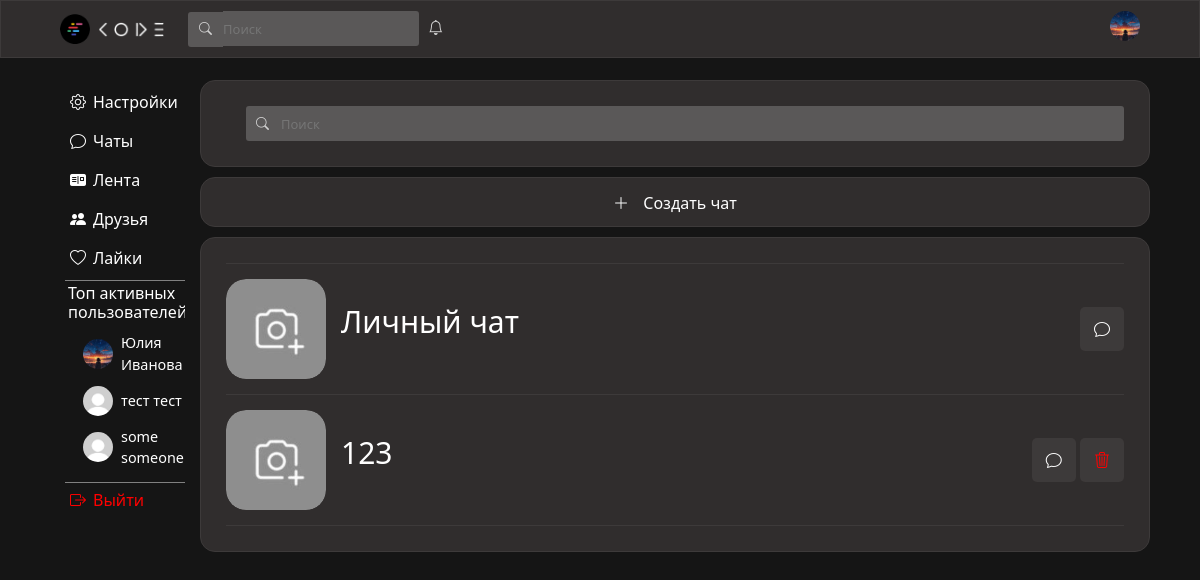
/chats (signed in), run on the app's committed database.
### data/users.py (models this page shows, shortened)
class User(SqlAlchemyBase, UserMixin, SerializerMixin):
    __tablename__ = "users"
    id = sqlalchemy.Column(sqlalchemy.Integer, primary_key=True, autoincrement=True)
    surname = sqlalchemy.Column(sqlalchemy.String)
    name = sqlalchemy.Column(sqlalchemy.String)
    age = sqlalchemy.Column(sqlalchemy.Integer)
    city = sqlalchemy.Column(sqlalchemy.String)
    email = sqlalchemy.Column(sqlalchemy.String, unique=True)
    hashed_password = sqlalchemy.Column(sqlalchemy.String)
    post_ids = sqlalchemy.Column(sqlalchemy.String)
    comment_ids = sqlalchemy.Column(sqlalchemy.String)
    post_like_ids = sqlalchemy.Column(sqlalchemy.String)
    post_like_guide_category_ids = sqlalchemy.Column(sqlalchemy.String)
    post_like_ideas_category_ids = sqlalchemy.Column(sqlalchemy.String)
    post_like_mems_category_ids = sqlalchemy.Column(sqlalchemy.String)
    post_like_common_category_ids = sqlalchemy.Column(sqlalchemy.String)
    friends_ids = sqlalchemy.Column(sqlalchemy.String)
    friends_requests = sqlalchemy.Column(sqlalchemy.String)
    own_requests = sqlalchemy.Column(sqlalchemy.String)
    chats_ids = sqlalchemy.Column(sqlalchemy.String)
    img_profile = sqlalchemy.Column(sqlalchemy.String)
    img_avatar = sqlalchemy.Column(sqlalchemy.String)
    sex = sqlalchemy.Column(sqlalchemy.String)
    private_chat_ids = sqlalchemy.Column(sqlalchemy.String)
    modified_date = sqlalchemy.Column(sqlalchemy.DateTime, default=datetime.datetime.now)
    comments = orm.relationship("Comments", back_populates='user')
    posts = orm.relationship("Posts", back_populates='user')

### data/private_chats.py (models this page shows)
class PrivateChat(SqlAlchemyBase, SerializerMixin):
    __tablename__ = "private_chats"
    id = sqlalchemy.Column(sqlalchemy.Integer, primary_key=True, autoincrement=True)
    members = sqlalchemy.Column(sqlalchemy.String)
    chat_name = sqlalchemy.Column(sqlalchemy.String)
    chat_avatar = sqlalchemy.Column(sqlalchemy.String)
    comments = sqlalchemy.Column(sqlalchemy.String)
    modified_date = sqlalchemy.Column(sqlalchemy.DateTime, default=datetime.datetime.now)
    private_chat_with_friend = sqlalchemy.Column(sqlalchemy.Boolean, default=False)

### server.py (the view)
@app.route("/chats", methods=["GET", "POST"])
def chats():
    if not current_user.is_authenticated:
        return redirect("/")
    form = SerchUserForm()
    if form.validate_on_submit():
        return redirect(f"/id/{form.serch_user_id.data}")
    db_sess = db_session.create_session()
    private_chat_ids = current_user.private_chat_ids
    chats = []
    if private_chat_ids:
        for i in private_chat_ids.split(","):
            chat = db_sess.query(PrivateChat).filter(PrivateChat.id == int(i)).first()
            if chat:
                chats.append(chat)
    friend_requests = current_user.friends_requests
    friends_from_request = []
    if friend_requests:
        for i in friend_requests.split(","):
            friends_from_request.append(db_sess.query(User).filter(User.id == int(i)).first())
    html = f.render_template(r"chats.html",
                             form=form,
                             ClientId=f'/id/{current_user.id}',
                             chats=chats,
                             friends_from_request=friends_from_request,
                             seeFilter=False,
                             top_users=get_activ(db_sess))
    return html

### forms/serch_user.py
class SerchUserForm(FlaskForm):
    serch_user_id = StringField()

### data/db_session.py (called while the page is built)
def create_session() -> Session:
    global __factory
    return __factory()

### server.py (called while the page is built)
def get_activ(db_sess):
    active_users = []
    for user in db_sess.query(User).all():
        likes_count = len(user.post_like_ids.split(",")) if user.post_like_ids else 0
        posts_count = len(user.post_ids.split(",")) if user.post_ids else 0
        activity_score = likes_count + 2 * posts_count
        if activity_score > 0:
            active_users.append({
                'user': user,
                'score': activity_score
            })
    active_users.sort(key=lambda x: x['score'], reverse=True)
    top_users = [item['user'] for item in active_users[:3]]
    return top_users

@login_manager.user_loader
def load_user(user_id):
    db_sess = db_session.create_session()
    return db_sess.query(User).get(user_id)

### templates/chats.html (shortened to what this page needs)
{% extends "base.html" %}
{% block content %}
                <div class="search-friends-div">
                    <form style="width: 100%; display: flex; flex-direction: row;" class="serch-form" method="post" id="friend-form">
                        <i class="bi bi-search serch-img"></i><input class="serch friends-serch" type="text" placeholder="Поиск">
                    </form>
                </div>
                <div id="createChat" class="create-post-div">
                    <a href="/create_chat" class="create-post-button">
                        <i style="margin-right: 10px;" class="bi bi-plus-lg"></i>
                        <span style="line-height: 50px;">Создать чат</span>
                    </a>
                </div>
                <div class="friends-div">
                    {% for i in chats %}
                        {% if i.comments or not i.private_chat_with_friend%}
                        <div class="friend-info">
                            <div class="avatar-and-name-friend">
                                <div style="border-radius: 20%;" class="friend-avatar-box">
                                    <img style="border-radius: 20%;" class="friend-avatar" {% if i.chat_avatar %} src="{{i.chat_avatar}}" {% else %} src="..\static\img\chat.png" {% endif %} alt="">
                                </div>
                                <p style="max-width: 525px;" class="name-friend">{{i.chat_name}}</p>
                            </div>
                            <div class="block-with-buttons-actFriend">
                                <a href="/private_chat/{{i.id}}"><div data-tooltip="Написать" class="button-act-with-friend"><i class="bi bi-chat"></i></div></a>
                                {% if not i.private_chat_with_friend %}
                                <a id="del-link" data-chat_id="{{i.id}}"><div data-tooltip="Удалить чат" class="button-act-with-friend trash-friend-button"><i class="bi bi-trash3"></i></div></a>
                                {% endif %}
                            </div>
                        </div>
                        {% endif %}
                    {% endfor %}
                </div>
{% endblock %}

### templates/base.html (shortened to what this page needs)
<!DOCTYPE html>
<html lang="en">
<head>
    <link rel="stylesheet"
    href="https://cdn.jsdelivr.net/npm/bootstrap@5.0.0-beta1/dist/css/bootstrap.min.css"
>
        <link href="https://cdn.jsdelivr.net/npm/bootstrap@5.3.2/dist/css/bootstrap.min.css" rel="stylesheet">
    <link rel="stylesheet" href="https://cdn.jsdelivr.net/npm/bootstrap-icons@1.8.1/font/bootstrap-icons.css">
    <link rel="stylesheet" type="text/css" href="../static/css/style.css" />
</head>
<body>
    <header style="z-index: 99999999;">
        <div class="wrapper">
            <div style="text-align: left;">
                <img src="../static/img/logo.png" class="logo">
                <img src="../static/img/name.png" class="name">
                <form style="position: relative;" class="serch-form" method="post">
                    <i class="bi bi-search serch-img"></i>{{ form.serch_user_id(id="serch", class="serch", style="padding: 0px;", placeholder="Поиск") }}
                </form>
                <div style="display: inline-block; position: relative;">
                    <i onclick="event.stopPropagation()" class="bi bi-bell bell-style"></i>
                </div>
            </div>
            <div style="text-align: right; min-width: 30px;">
                <div class="avatar-box-heder">
                    {% if current_user.img_avatar %}
                        <a id="avatar-img-heder-linck" href={{ClientId}}><img class="avatar-img-heder" src="{{current_user.img_avatar}}" alt=""></a>
                    {% else %}
                        <a id="avatar-img-heder-linck" href={{ClientId}}><img class="avatar-img-heder" src="../static/img/avatar.jpg"></a>
                    {% endif %}
                </div>
            </div>
        </div>
    </header>
    <main>
        <div class="something">
            <div class="menu">
                <ul style="position: sticky; top: 70px;">
                    <li class="menu-li"><a href="/settings"><i style="margin-right: 7px;" class="bi bi-gear"></i>Настройки</a></li>
                    <li class="menu-li"><a href="/chats"><i style="margin-right: 7px;" class="bi bi-chat"></i>Чаты</a></li>
                    <li class="menu-li"><a href="/main"><i style="margin-right: 7px;" class="bi bi-postcard-fill"></i>Лента</a></li>
                    <li class="menu-li"><a href="/friends"><i style="margin-right: 7px;" class="bi bi-people-fill"></i>Друзья</a></li>
                    <li class="menu-li"><a href="/likes"><i style="margin-right: 7px;" class="bi bi-heart"></i>Лайки</a></li>
                    <li style="list-style: none; border-top: 1px solid gray; border-bottom: 1px solid gray; width: 120px; overflow: hidden; padding: 3px;">
                        <h6 style="color: white;">Топ активных пользователей:</h6>
                        {% if top_users %}
                            <div class="top-users-list" style="margin-left: 15px;">
                                {% for user in top_users[:3] %}
                                    <div class="top-user-item" style="margin-bottom: 10px;">
                                        <a href="/id/{{ user.id }}" style="display: flex; align-items: center; text-decoration: none; color: inherit;">
                                            <img src="{{ user.img_avatar or '../static/img/avatar.jpg' }}"
                                                 style="width: 30px; height: 30px; border-radius: 50%; margin-right: 8px; object-fit: cover;">
                                            <span style="color: white;">{{ user.name }} {{ user.surname }}</span>
                                        </a>
                                    </div>
                                {% endfor %}
                            </div>
                        {% else %}
                            <p style="color: #999; font-size: 0.9rem; margin-left: 15px;">Пока нет активных пользователей</p>
                        {% endif %}
                    </li>
                    {% if current_user.is_authenticated %}
                        <li style="color: red;" class="menu-li"><a style="color: red;" href="/logout"><i style="margin-right: 7px; color: red;" class="bi bi-box-arrow-right"></i>Выйти</a></li>
                    {% endif %}
                </ul>
            </div>
            <div class="user-info">
                {% block content %}{% endblock %}
            </div>
        </div>
    </main>
</body>
</html>

### static/css/style.css (style rules this page uses)
body { background-color: #151515; }
.wrapper { display: flex; justify-content: space-between; padding: 10px; width: 1100px; }
.logo { height: 30px; width: auto; margin-right: 5px; }
.top-users-list { margin-top: 10px; }
.top-user-item { transition: transform 0.2s; }
.top-user-item span { font-size: 0.9rem; color: #e0e0e0; }
.name { width: auto; height:15px; }
.serch-form { display: inline-block; }
.serch { box-sizing: border-box; border: none; background-color: #5a5858; color: lightgray; outline: 0; border-radius: 0px 3px 3px 0px; height: 35px; font-size: 13px; }
.serch-img { position: relative; display: inline-block; background-color: #5a5858; color: lightgray; border-radius: 3px 0px 0px 3px; height: 35px; width: 35px; text-align: center; line-height: 35px; font-size: 13px; margin-left: 20px; }
.bell-style { color: lightgray; margin-left: 5px; font-size: 15px; }
main { margin-top: 70px; display: flex; flex-direction: column; align-items: center; min-width: 1100px; }
.avatar-img-heder { position: absolute; top:50%; left:50%; transform:translate(-50%,-50%); width:30px; height:30px; object-fit:cover; }
.avatar-box-heder { position: relative; overflow:hidden; width:30px; height:30px; border-radius: 50%; }
.create-post-div { width: 950px; height: 50px; background-color: #302d2d; border: 1px solid #3d3a3a; border-radius: 15px; margin-top: 10px; text-align: center; }
.create-post-button, .create-post-span { color: white; text-decoration: none; }
.user-info { display: flex; flex-direction: column; align-items: center; }
.menu { width: 145px; margin-right: 5px; }
.menu-li { list-style-type: none; }
.menu-li:not(:last-child) { margin-bottom: 5px; }
.menu-li a, .menu-li p { display: block; color: white; border-radius: 5px; text-decoration: none; padding: 5px; }
.menu ul { margin-top: 15px; padding-left: 15px; }
.something { box-sizing: border-box; display: flex; flex-direction: row; justify-content: center; width: 1100px; }
header { top:0; position: fixed; display: flex; justify-content: center; background-color: #302d2d; border: 1px solid #3d3a3a; left: 0; right: 0; }
.search-friends-div { width: 950px; background-color: #302d2d; border: 1px solid #3d3a3a; border-radius: 15px; margin-top: 10px; padding: 25px; }
.friends-serch { width: 100%; }
.friends-div { width: 950px; background-color: #302d2d; border: 1px solid #3d3a3a; border-radius: 15px; margin-top: 10px; padding: 25px; }
.friend-info { display: flex; flex-direction: row; justify-content: space-between; border-top: 1px solid #3d3a3a; padding: 15px 0; width: 100%; align-items: center; }
.friend-info:last-child { border-bottom: 1px solid #3d3a3a; }
.friend-avatar-box { position: relative; overflow:hidden; width:100px; height:100px; border-radius: 50%; }
.friend-avatar { position: absolute; top:50%; left:50%; transform:translate(-50%,-50%); width:100px; height:100px; object-fit:cover; }
.name-friend { display: inline-block; font-size: 30px; max-width: 225px; overflow: hidden; white-space: nowrap; color: white; padding-left: 15px; }
.button-act-with-friend { display: inline-block; color: white; background-color: #3d3a3a; padding: 10px 14px; border-radius: 5px; }
.trash-friend-button { color: red; }
.block-with-buttons-actFriend { width: 200px; text-align: right; }
.avatar-and-name-friend { display: flex; flex-direction: row; align-items: center; }
[data-tooltip] { position: relative; }

### data on the page
User: shows a picture, name "Юлия", surname "Иванова"
User: name "тест", surname "тест"
User: name "some", surname "someone"
PrivateChat: chat_name "Личный чат"
PrivateChat: private_chat_with_friend False (drawn), chat_name "123"
